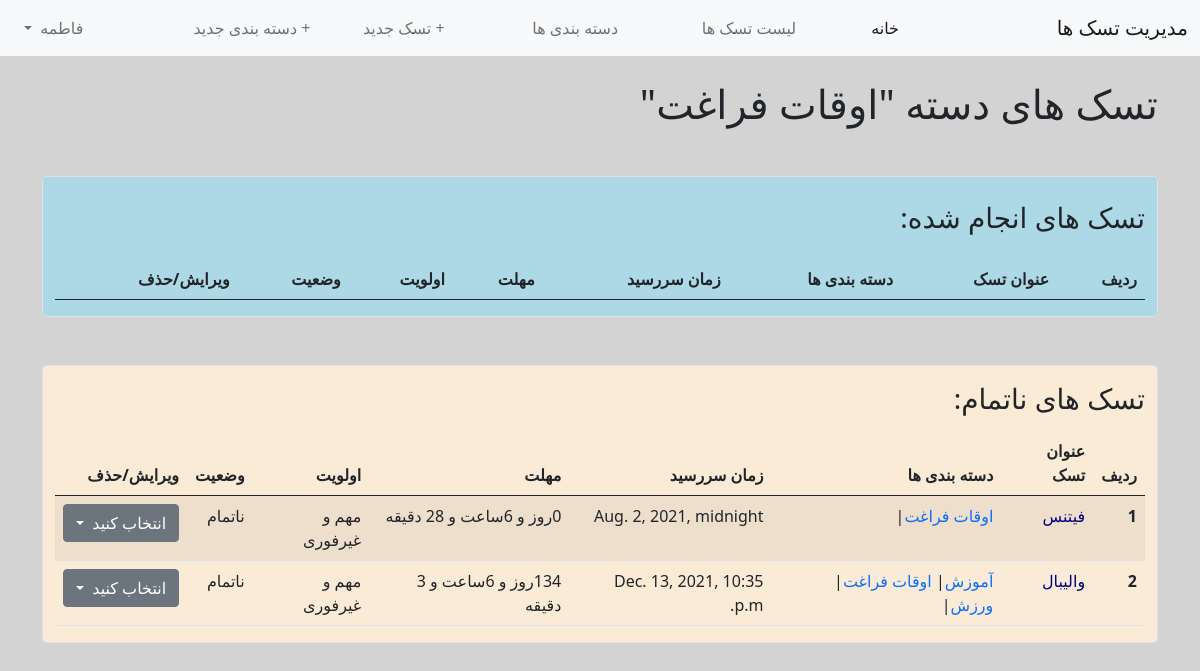
The page /todo/6/detail/ (signed in) on the database its author committed.
### accounts/models.py (models this page shows)
class CustomUser(AbstractUser):
    phone = models.CharField(max_length=21, blank=True, null=True)
    age = models.PositiveIntegerField(null=True, blank=True)

### todos/models.py (models this page shows, shortened)
class Category(models.Model):
    name = models.CharField(max_length=100)
    user = models.ForeignKey(get_user_model(), on_delete=models.CASCADE, related_name='user_categories')
    objects = CategoryManager()
    class Meta:
        constraints = [
            models.UniqueConstraint(fields=['name', 'user'], name='unique_group')
        ]
    def __str__(self):
        return self.name

class Task(models.Model):
    PRIORITY = [
        ('1', 'مهم و فوری'),  # الان انجامش بده
        ('2', 'غیرمهم و فوری'),  # بسپار به دیگری یا یه وقتی براش خالی کن
        ('3', 'مهم و غیرفوری'),  # براش برنامه ریزی کن
        ('4', 'غیرمهم و غیرفوری'),  # ترجیحاٌ حذفش کن یا بذار برای تعطیلات
    ]
    STATUS = [('U', 'ناتمام'), ('D', 'انجام شد')]
    title = models.CharField(max_length=150)
    description = models.TextField(max_length=720, blank=True, default='')
    category = models.ManyToManyField(Category, related_name='category', related_query_name='cat_tasks')
    user = models.ForeignKey(get_user_model(), on_delete=models.CASCADE, related_name='tasks')
    priority = models.CharField(max_length=2, choices=PRIORITY)
    deadline = models.DateTimeField()
    status = models.CharField(max_length=1, default='U', choices=STATUS)
    objects = TaskManager()
    class Meta:
        ordering = ['deadline']
        constraints = [
            models.UniqueConstraint(fields=['title', 'user'], name='unique_group_task')
        ]

### todos/views.py (the view)
# urls.py: path('<int:pk>/detail/', CategoryTasksListView.as_view(), name='category_tasks_list'),
class CategoryTasksListView(LoginRequiredMixin, ListView):
    model = Category
    template_name = 'tasks/category_detail_list.html'
    def get_context_data(self, **kwargs):
        context = super().get_context_data(**kwargs)
        pk = self.kwargs.get('pk')
        try:
            context['done'] = Task.objects.get_done_tasks()['done'].filter(category__id=pk)
            context['due'] = Task.objects.get_done_tasks()['due'].filter(category__id=pk)
            context['category_name'] = Category.objects.get(pk=pk)
        except Task.DoesNotExist:
            context['done'] = None
            context['due'] = None
            context['category_name'] = None
        return context

### todos/managers.py (called while the page is built)
    def get_done_tasks(self):
        due = self.filter(status='U')
        done = self.exclude(status='U')
        return {'done': done, 'due': due}

### todos/templatetags/template_tags.py (called while the page is built)
@register.simple_tag
def task_time_left(task):
    now = timezone.now()
    time_left = task.deadline - now
    days = time_left.days
    hours = time_left.seconds // 3600
    mins = (time_left.seconds % 3600) // 60
    if days<0:
        return f'این تسک {days * -1} روز پیش منقضی شد'
    return f"{days}روز و {hours}ساعت و {mins} دقیقه"

### templates/tasks/category_detail_list.html (shortened to what this page needs)
{% extends 'base.html' %}
{% load template_tags %}
{% block content %}
    <div class="container">
        <h1 class="my-4">تسک های دسته "{{ category_name }}"</h1>
        <div class="container my-5 border rounded-3" style="background-color: lightblue;">
            <h3 class="my-4">تسک های انجام شده:</h3>
            <table class="table table-hover table-striped">
              <thead>
                <tr>
                  <th scope="col">ردیف</th>
                  <th scope="col">عنوان تسک</th>
                  <th scope="col">دسته بندی ها</th>
                  <th scope="col">زمان سررسید</th>
                  <th scope="col">مهلت</th>
                  <th scope="col">اولویت</th>
                    <th scope="col">وضعیت</th>
                  <th scope="col">ویرایش/حذف</th>
                </tr>
              </thead>
            </table>
        </div>
    <div class="container my-5 border rounded-3" style="background-color: antiquewhite;">
            <h3 class="my-3">تسک های ناتمام: </h3>
        <table class="table table-hover table-striped">
          <thead>
            <tr>
              <th scope="col">ردیف</th>
              <th scope="col">عنوان تسک</th>
              <th scope="col">دسته بندی ها</th>
              <th scope="col">زمان سررسید</th>
              <th scope="col">مهلت</th>
              <th scope="col">اولویت</th>
                <th scope="col">وضعیت</th>
              <th scope="col">ویرایش/حذف</th>
            </tr>
          </thead>
          <tbody>
            {% for task in due %}
                <tr>
                  <th scope="row">{{ forloop.counter }}</th>
                  <td><a href="{% url 'details' task.pk%}" class="text-decoration-none" style="color:navy">{{ task.title | capfirst }}</a></td>
                  <td>
                      {% for category in task.category.all %}
                          <a href="{% url 'category_tasks_list' category.pk %}" class="text-decoration-none">{{ category.name }}</a>|
                      {% endfor %}
                  </td>
                    <td>{{ task.deadline }}</td>
                    <td>{% task_time_left task %}</td>
                    <td>{{ task.get_priority_display }}</td>
                    <td>{{ task.get_status_display }}</td>
                    <td>
                         <div class="dropdown">
                              <a class="btn btn-secondary dropdown-toggle" href="" role="button" id="dropdownMenuLink" data-bs-toggle="dropdown" aria-expanded="false">
                                انتخاب کنید
                              </a>
                         </div>
                  </td>
                </tr>
          {% endfor %}
          </tbody>
        </table>
        </div>
    </div>
{% endblock %}

### templates/base.html (shortened to what this page needs)
<!doctype html>
<html lang="fa" dir="rtl">
  <head>
  {% load admin_urls %}
    <link rel="stylesheet" href="https://cdn.jsdelivr.net/npm/bootstrap@5.0.2/dist/css/bootstrap.rtl.min.css">
  </head>
  <body style="background-color:lightgray">
    <nav class="navbar navbar-expand-lg navbar-light bg-light sticky-top">
      <div class="container-fluid">
        <a class="navbar-brand" href="{% url 'home' %}">مدیریت تسک ها</a>
        <div class="collapse navbar-collapse" id="navbarSupportedContent">
            {% if user.is_authenticated %}
                <div class="container mr-1 ml-5">
                  <ul class="navbar-nav me-auto mb-2 mb-lg-0 row justify-content-end justify-self-end text-end">
                        <li class="nav-item col px-0 mx-0">
                          <a class="nav-link active px-0 mx-0" aria-current="page" href="{% url 'home' %}">خانه</a>
                        </li>
                        <li class="nav-item col px-0 mx-0">
                          <a class="nav-link px-0 mx-0" href="{% url 'task_list' %}">لیست تسک ها</a>
                        </li>
                        <li class="nav-item col px-0 mx-0">
                            <a class="nav-link px-0 mx-0" href="{% url 'categories' %}">دسته بندی ها </a>
                        </li>
                        <li class="nav-item col px-0 mx-0">
                            <a class="nav-link px-0 mx-0" href="{% url 'task_create' %}">+ تسک جدید</a>
                        </li>
                        <li class="nav-item col px-0 mx-0">
                            <a class="nav-link px-0 mx-0" href="{% url 'ctg_create' %}">+ دسته بندی جدید</a>
                        </li>
                        <li class="nav-item dropdown col px-0 mx-0">
                        <a class="nav-link dropdown-toggle px-0 mx-0" href="#" id="navbarDropdown" role="button" data-bs-toggle="dropdown" aria-expanded="false">
                            {{ user.username }}
                        </a>
                    </li>
                  </ul>
                </div>
            {% endif %}
        </div>
      </div>
    </nav>
    {% block content %}{% endblock %}
  </body>
</html>

### rows shown on the page
CustomUser: username "فاطمه"
Category: name "اوقات فراغت"
Task: title "فیتنس", deadline "Aug. 2, 2021, midnight", deadline "0روز و 6ساعت و 28 دقیقه", priority "مهم و غیرفوری", status "ناتمام"
Task: title "والیبال", deadline "Dec. 13, 2021, 10:35 p.m.", deadline "134روز و 6ساعت و 3 دقیقه", priority "مهم و غیرفوری", status "ناتمام"
Category: name "آموزش"
Category: name "ورزش"
